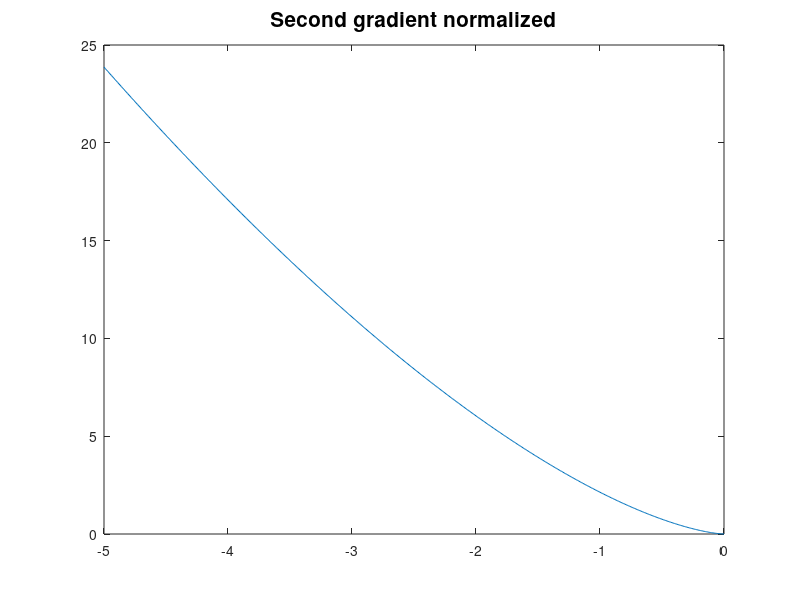

The MATLAB source for this figure:
KIII = 0.5;    % Se varia cambiare : boundary_pacman_mixed_bc_h_drchlt  !!!!
mu = 1;
eta = -0.9;
l = 0.1;
x = 5*l;

pt = 0:1/1000:x;
anal_sol = sqrt(2/pi)*sqrt(pt).*KIII./mu;
figure,
plot(-pt./l,anal_sol.*(mu*sqrt(pi/(2*l))/KIII))
title ('First gradient normalized','fontsize',15)


sg_anal_sol = (8/3).*KIII.*pt.^(3/2)./(mu.*l.*sqrt(2.*pi.*(1+eta).*(3-eta)));
plot(-pt./l,sg_anal_sol.*(mu*sqrt(pi/(2*l))/KIII))
title ('Second gradient normalized','fontsize',15)




